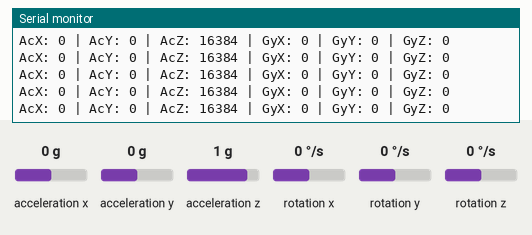
This sketch was run on a simulated Arduino Uno, built with avr-gcc and run on an emulated ATmega328P. Shown: the last lines printed to the serial monitor. Wiring (inferred from the names in the program): MPU-6050 motion sensor at I2C address 0x68. The test bench sets the inputs (shaded band); at power-on: acceleration x 0 g, acceleration y 0 g, acceleration z 1 g, rotation x 0 °/s, rotation y 0 °/s, rotation z 0 °/s.

Above: at 1.2 s.
1.3 s: acceleration x set to -1.4 g
At 1.61 s:
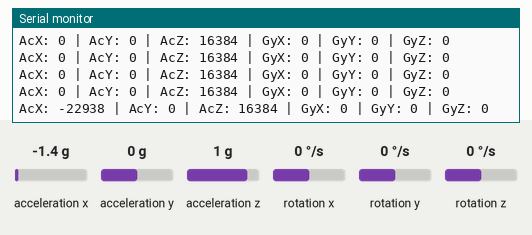
4.3 s: acceleration y set to -1.4 g
At 4.45 s:
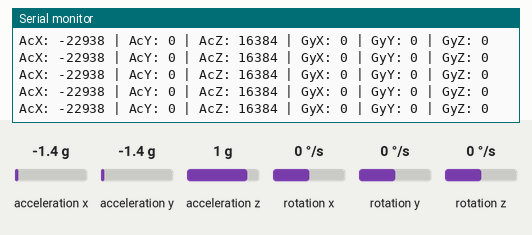
5.8 s: acceleration z set to 0 g
At 5.88 s:
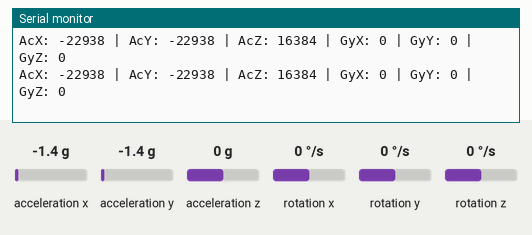
8.8 s: rotation x set to -192 °/s
At 8.92 s:
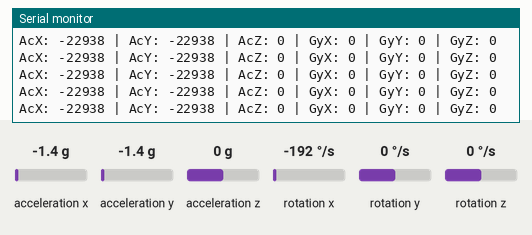
10.3 s: acceleration x set to 0 g
At 10.35 s:
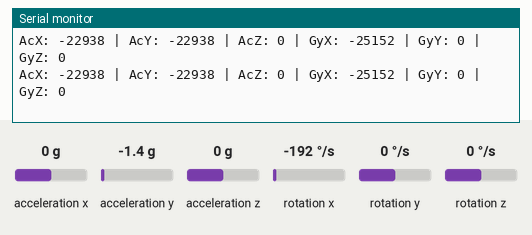
13.3 s: rotation y set to 100 °/s
At 13.4 s:
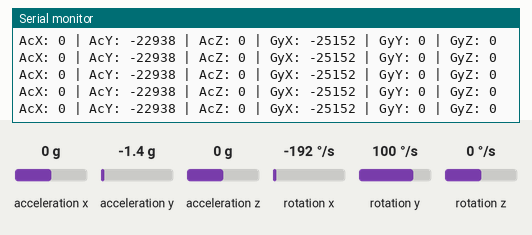

The sketch:

Codigo-de-prueba-MPU6050.ino
```cpp
#include <Wire.h>

const int MPU = 0x68;

int16_t AcX, AcY, AcZ;
int16_t GyX, GyY, GyZ;

void setup() {

  Wire.begin();

  Serial.begin(9600);

  // Despertar el MPU6050
  Wire.beginTransmission(MPU);
  Wire.write(0x6B);
  Wire.write(0);
  Wire.endTransmission(true);

  Serial.println("MPU6050 iniciado");
  Serial.println("----------------------");
}

void loop() {

  // Pedir datos al MPU6050
  Wire.beginTransmission(MPU);
  Wire.write(0x3B);
  Wire.endTransmission(false);

  Wire.requestFrom(MPU, 14, true);

  // Acelerómetro
  AcX = Wire.read() << 8 | Wire.read();
  AcY = Wire.read() << 8 | Wire.read();
  AcZ = Wire.read() << 8 | Wire.read();

  // Temperatura
  Wire.read();
  Wire.read();

  // Giroscopio
  GyX = Wire.read() << 8 | Wire.read();
  GyY = Wire.read() << 8 | Wire.read();
  GyZ = Wire.read() << 8 | Wire.read();

  // Mostrar datos
  Serial.print("AcX: ");
  Serial.print(AcX);

  Serial.print(" | AcY: ");
  Serial.print(AcY);

  Serial.print(" | AcZ: ");
  Serial.print(AcZ);

  Serial.print(" | GyX: ");
  Serial.print(GyX);

  Serial.print(" | GyY: ");
  Serial.print(GyY);

  Serial.print(" | GyZ: ");
  Serial.println(GyZ);

  delay(200);
}
```

Measured:
- after the input at 1.3 s, the serial monitor: prints a new line after 0.15 s (image 1)
